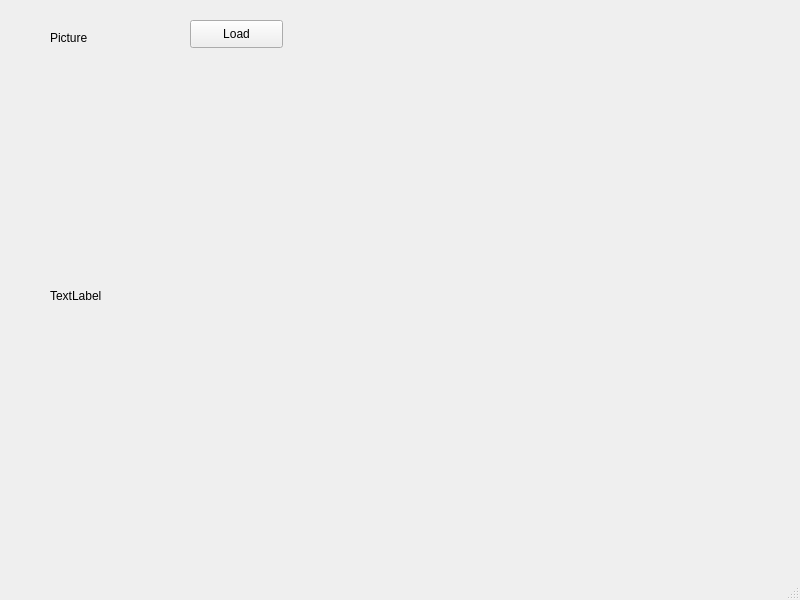
<?xml version="1.0" encoding="UTF-8"?>
<ui version="4.0">
 <class>MainWindow</class>
 <widget class="QMainWindow" name="MainWindow">
  <property name="geometry">
   <rect>
    <x>0</x>
    <y>0</y>
    <width>800</width>
    <height>600</height>
   </rect>
  </property>
  <property name="windowTitle">
   <string>MainWindow</string>
  </property>
  <widget class="QWidget" name="centralwidget">
   <widget class="QLabel" name="label">
    <property name="geometry">
     <rect>
      <x>50</x>
      <y>30</y>
      <width>55</width>
      <height>16</height>
     </rect>
    </property>
    <property name="text">
     <string>Picture</string>
    </property>
   </widget>
   <widget class="QLabel" name="display_image">
    <property name="geometry">
     <rect>
      <x>50</x>
      <y>60</y>
      <width>711</width>
      <height>471</height>
     </rect>
    </property>
    <property name="text">
     <string>TextLabel</string>
    </property>
   </widget>
   <widget class="QPushButton" name="pushButton">
    <property name="geometry">
     <rect>
      <x>190</x>
      <y>20</y>
      <width>93</width>
      <height>28</height>
     </rect>
    </property>
    <property name="text">
     <string>Load</string>
    </property>
   </widget>
  </widget>
  <widget class="QMenuBar" name="menubar">
   <property name="geometry">
    <rect>
     <x>0</x>
     <y>0</y>
     <width>800</width>
     <height>26</height>
    </rect>
   </property>
  </widget>
  <widget class="QStatusBar" name="statusbar"/>
 </widget>
 <resources/>
 <connections/>
</ui>
